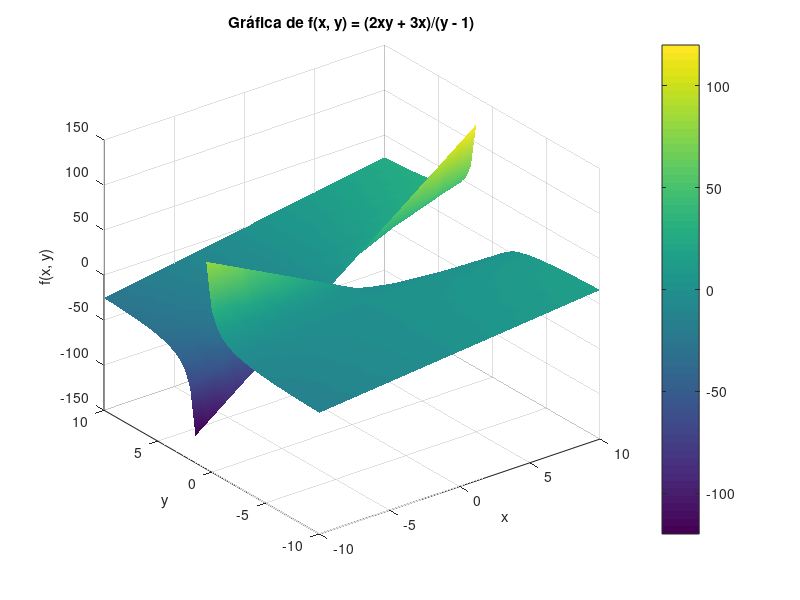

MATLAB code for this plot:
% Rango de valores para x y y
[x, y] = meshgrid(-10:0.5:10, -10:0.5:10);

% Calcular f(x, y) evitando la división por cero en y = 1
z = (2.*x.*y + 3.*x) ./ (y - 1);

% Para evitar mostrar valores indefinidos, asignamos NaN donde y = 1
z(y == 1) = NaN;

% Graficar
figure;
surf(x, y, z);
xlabel('x');
ylabel('y');
zlabel('f(x, y)');
title('Gráfica de f(x, y) = (2xy + 3x)/(y - 1)');
colorbar;
shading interp;
grid on;
